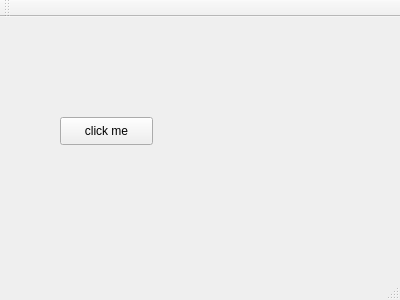
<?xml version="1.0" encoding="UTF-8"?>
<ui version="4.0">
 <class>MainWindow</class>
 <widget class="QMainWindow" name="MainWindow">
  <property name="geometry">
   <rect>
    <x>0</x>
    <y>0</y>
    <width>400</width>
    <height>300</height>
   </rect>
  </property>
  <property name="windowTitle">
   <string>MainWindow</string>
  </property>
  <widget class="QWidget" name="centralWidget">
   <widget class="QPushButton" name="pushButton">
    <property name="geometry">
     <rect>
      <x>60</x>
      <y>100</y>
      <width>93</width>
      <height>28</height>
     </rect>
    </property>
    <property name="text">
     <string>click me</string>
    </property>
   </widget>
  </widget>
  <widget class="QMenuBar" name="menuBar">
   <property name="geometry">
    <rect>
     <x>0</x>
     <y>0</y>
     <width>400</width>
     <height>21</height>
    </rect>
   </property>
  </widget>
  <widget class="QToolBar" name="mainToolBar">
   <attribute name="toolBarArea">
    <enum>TopToolBarArea</enum>
   </attribute>
   <attribute name="toolBarBreak">
    <bool>false</bool>
   </attribute>
  </widget>
  <widget class="QStatusBar" name="statusBar"/>
 </widget>
 <layoutdefault spacing="6" margin="11"/>
 <resources/>
 <connections/>
</ui>
